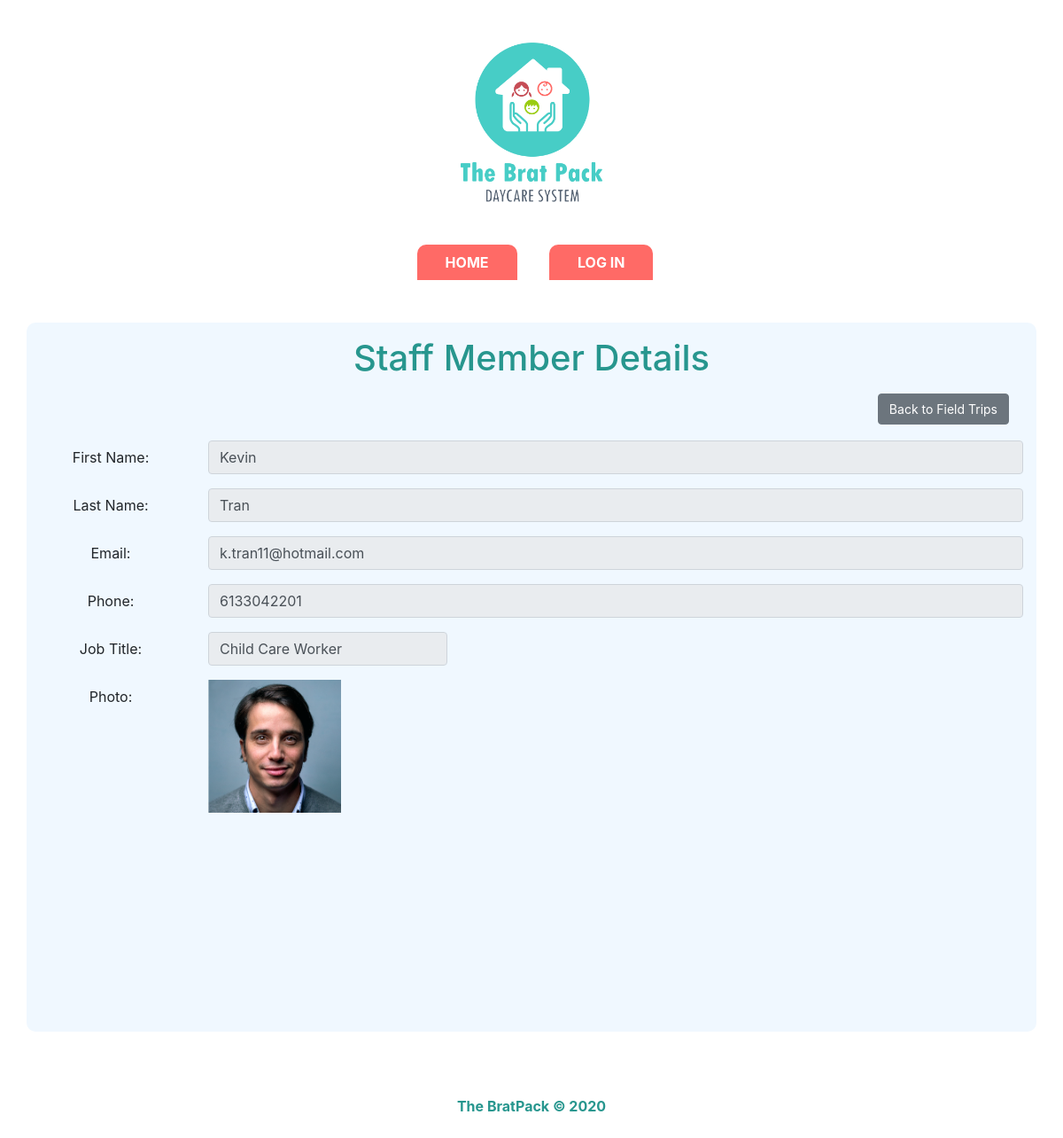
The page /public_staffdirectory_show.php?staffID=3 on the database as committed earlier.
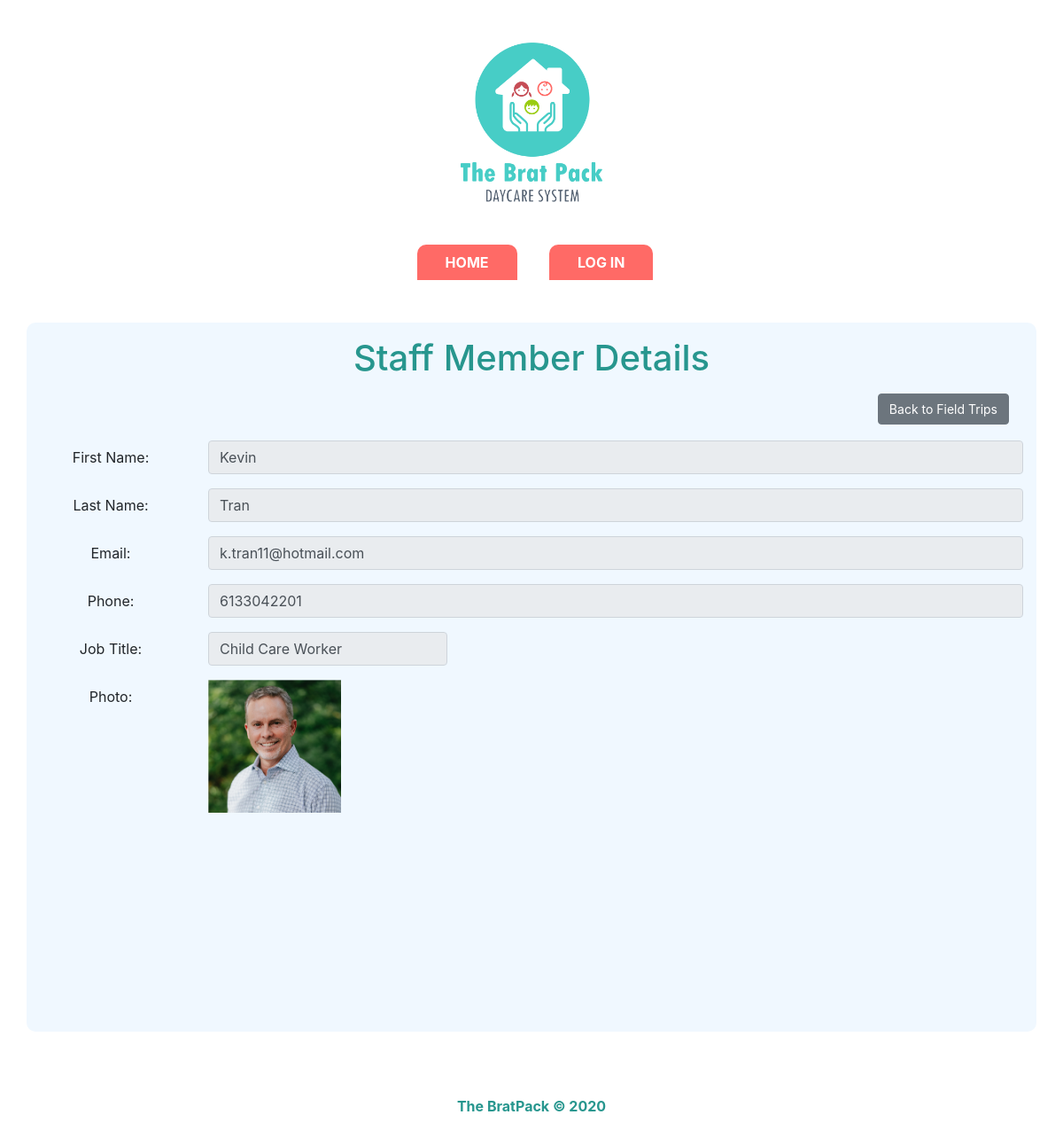
The same page on the database as committed later.
### tables this page shows
CREATE TABLE `staff_directory` (
  `staffID` int(11) NOT NULL,
  `firstname` varchar(50) NOT NULL,
  `lastname` varchar(50) NOT NULL,
  `email` varchar(100) NOT NULL,
  `phone` varchar(10) NOT NULL,
  `jobtitle` varchar(50) NOT NULL,
  `photo` varchar(250) DEFAULT NULL
);

### Classes/StaffDirectory.php (called while the page is built, shortened)
<?php
class StaffDirectory{
    public function getStaffById($staffID, $dbcon){
        $sql = "SELECT * FROM staff_directory WHERE staffID = :id";
        $pst = $dbcon->prepare($sql);
        $pst->bindParam(':id', $staffID);
        $pst->execute();
        return $pst->fetch(PDO::FETCH_OBJ);
    }
}

### public_staffdirectory_show.php (the view, shortened to what this page needs)
<?php
include "includes/header.php";
include "functions/functions_susan.php";
require_once "Classes/Database.php";
require_once "Classes/StaffDirectory.php";
if(isset($_GET['staffID'])){
    $staffID = $_GET['staffID'];
    $dbcon = Database::getDb();
    $sd = new StaffDirectory();
    $staffmembers = $sd->getStaffById($staffID, $dbcon);
    $staff__firstname =  $staffmembers->firstname;
    $staff__lastname =  $staffmembers->lastname;
    $staff__email =  $staffmembers->email;
    $staff__phone =  $staffmembers->phone;
    $staff__photo = $staffmembers->photo;
}
?>
<div class="container">
    <h1>Staff Member Details</h1>
    <div class="navbar">
        <a href="javascript:history.go(-1)" class="btn btn-secondary">Back to Field Trips</a>
    </div>
    <form>
        <div class="form-group row">
            <label for="staff__firstname" class="col-sm-2 col-form-label">First Name:</label>
            <div class="col-sm-10">
                <input type="text" class="form-control"  id="staff__firstname" name="staff__firstname" value="<?= $staff__firstname; ?>" readonly>
            </div>
        </div>
        <div class="form-group row">
            <label for="staff__lastname" class="col-sm-2 col-form-label">Last Name:</label>
            <div class="col-sm-10">
                <input type="text" class="form-control" id="staff__lastname" name="staff__lastname" value="<?= $staff__lastname; ?>" readonly>
            </div>
        </div>
        <div class="form-group row">
            <label for="staff__email" class="col-sm-2 col-form-label">Email:</label>
            <div class="col-sm-10">
                <input type="text" class="form-control" id="staff__email" name="staff__email" value="<?= $staff__email; ?>"  readonly>
            </div>
        </div>
        <div class="form-group row">
            <label for="staff__phone" class="col-sm-2 col-form-label">Phone:</label>
            <div class="col-sm-10">
                <input type="text" class="form-control" id="staff__phone" name="staff__phone" value="<?= $staff__phone; ?>" readonly>
            </div>
        </div>
        <div class="form-group row">
            <label for="staff__jobtitle" class="col-sm-2 col-form-label">Job Title:</label>
            <div class="col-sm-6">
                <select id="staff_jobtitle" class="form-control col-sm-6" name="staff__jobtitle" disabled>
                </select>
            </div>
        </div>
        <div class="form-group row">
            <label for="staff__photo" class="col-sm-2 col-form-label">Photo:</label>
            <div class="input-group mb-3 col-sm-6">
                <img src="<?= $staff__photo; ?>" width="150px" align="left">
            </div>
        </div>
    </form>
</div>
<?php
include "includes/footer.php";
?>

Rows that differ between the two databases and show on the page:
changed staff_directory "Kevin": photo: a different picture
